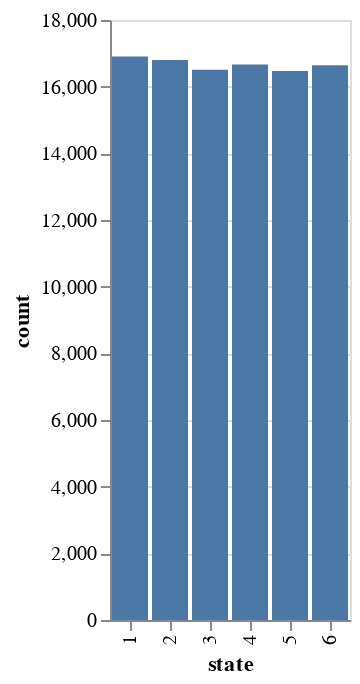

Notebook code for this chart:
### Code cell
import pandas as pd

die_rolls = pd.DataFrame({
    'state': possible_states,
    'count': [counts.get(state, 0) for state in possible_states]
})

print(die_rolls)

alt.Chart(die_rolls).mark_bar().encode(
    x='state:O',
    y='count'
)

### Figure 1 — Vega-Lite specification as saved in the notebook (floating-point values rounded to 4 significant figures)
{"config": {"view": {"continuousWidth": 400, "continuousHeight": 300}}, "data": {"name": "data-f62ca775fa0367bfb328aab4a2658d7b"}, "mark": "bar", "encoding": {"x": {"field": "state", "type": "ordinal"}, "y": {"field": "count", "type": "quantitative"}}, "$schema": "https://vega.github.io/schema/vega-lite/v4.17.0.json", "datasets": {"data-f62ca775fa0367bfb328aab4a2658d7b": [{"state": 1, "count": 16908}, {"state": 2, "count": 16802}, {"state": 3, "count": 16509}, {"state": 4, "count": 16664}, {"state": 5, "count": 16473}, {"state": 6, "count": 16644}]}}
